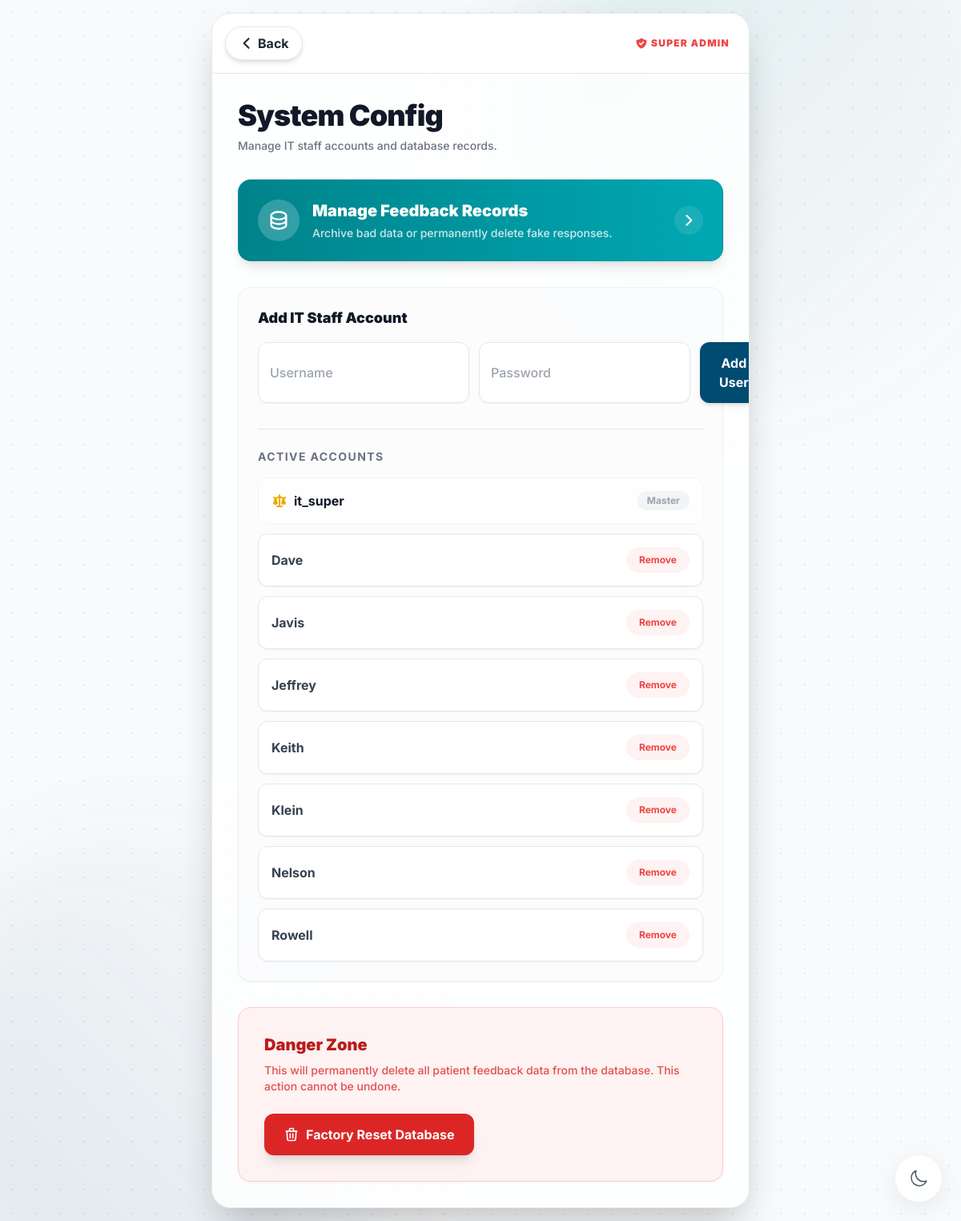
Page /settings (signed in) on the committed database.
### tables this page shows
CREATE TABLE users (
                id INTEGER PRIMARY KEY AUTOINCREMENT,
                username TEXT UNIQUE NOT NULL,
                password_hash TEXT NOT NULL
            );

### app.py (the view)
@app.route('/settings')
def system_settings():
    if session.get('username') != 'it_super': return redirect(url_for('dashboard'))
    db = get_db()
    all_users = db.execute("SELECT id, username FROM users WHERE username != 'it_super'").fetchall()
    return render_template('settings.html', users=all_users, username=session['username'])

### app.py (called while the page is built)
def get_db():
    db = getattr(g, '_database', None)
    if db is None:
        db = g._database = sqlite3.connect(DATABASE)
        db.row_factory = sqlite3.Row
    return db

@app.teardown_appcontext
def close_connection(exception):
    db = getattr(g, '_database', None)
    if db is not None: db.close()

### templates/settings.html (shortened to what this page needs)
{% extends 'base.html' %}
{% block content %}
<div class="w-full max-w-2xl glass-panel rounded-3xl overflow-hidden shadow-2xl transition-colors border border-gray-200 dark:border-gray-800">
    <div class="flex items-center justify-between px-4 py-4 border-b border-gray-200 dark:border-gray-800 bg-white/40 dark:bg-black/40 backdrop-blur-sm">
        <a href="/dashboard" class="inline-flex items-center px-4 py-2 bg-white dark:bg-slate-900 text-gray-800 dark:text-gray-200 font-bold rounded-full hover:bg-gray-50 dark:hover:bg-slate-800 transition-colors shadow-md border border-gray-200 dark:border-slate-700 active:scale-95">
            <svg class="w-5 h-5 mr-1" fill="none" stroke="currentColor" viewBox="0 0 24 24"><path stroke-linecap="round" stroke-linejoin="round" stroke-width="2.5" d="M15 19l-7-7 7-7"></path></svg>
            Back
        </a>
        <span class="text-xs font-black tracking-widest text-red-500 uppercase flex items-center pr-2">
            Super Admin
        </span>
    </div>
    <div class="p-6 md:p-8 space-y-8 text-left">
        <div>
            <h1 class="text-3xl md:text-4xl font-black text-gray-900 dark:text-white tracking-tight">System Config</h1>
            <p class="text-sm text-gray-500 dark:text-gray-400 mt-2 font-medium">Manage IT staff accounts and database records.</p>
        </div>
        <a href="/manage_records" class="flex items-center gap-4 bg-gradient-to-r from-amcteal to-[#00a8b3] text-white p-5 md:p-6 rounded-2xl shadow-lg hover:shadow-amcteal/40 active:scale-95 transition-all group border border-amcteal/50">
            <div class="bg-white/20 p-3 rounded-full flex-shrink-0">
                <svg class="w-6 h-6 md:w-7 md:h-7" fill="none" stroke="currentColor" viewBox="0 0 24 24"><path stroke-linecap="round" stroke-linejoin="round" stroke-width="2" d="M4 7v10c0 2.21 3.582 4 8 4s8-1.79 8-4V7M4 7c0 2.21 3.582 4 8 4s8-1.79 8-4M4 7c0-2.21 3.582-4 8-4s8 1.79 8 4m0 5c0 2.21-3.582 4-8 4s-8-1.79-8-4"></path></svg>
            </div>
            <div class="flex-grow">
                <h3 class="text-lg md:text-xl font-black mb-1">Manage Feedback Records</h3>
                <p class="text-xs md:text-sm text-white/80 font-medium leading-snug">Archive bad data or permanently delete fake responses.</p>
            </div>
            <div class="flex-shrink-0 bg-white/10 p-2 rounded-full group-hover:bg-white/20 transition-colors">
                <svg class="w-5 h-5" fill="none" stroke="currentColor" viewBox="0 0 24 24"><path stroke-linecap="round" stroke-linejoin="round" stroke-width="2.5" d="M9 5l7 7-7 7"></path></svg>
            </div>
        </a>
        <div class="bg-gray-50/50 dark:bg-black/20 border border-gray-200/50 dark:border-gray-800/50 rounded-2xl p-6 text-left shadow-sm">
            <h3 class="text-lg font-black text-gray-900 dark:text-white mb-4">Add IT Staff Account</h3>
            <form method="POST" action="/add_user" class="flex flex-col md:flex-row gap-3">
                <input type="text" name="username" placeholder="Username" required class="flex-1 p-3.5 bg-white dark:bg-slate-900 border border-gray-200 dark:border-slate-700 rounded-xl focus:ring-2 focus:ring-amcprimary outline-none font-medium shadow-sm text-gray-900 dark:text-white">
                <input type="password" name="password" placeholder="Password" required class="flex-1 p-3.5 bg-white dark:bg-slate-900 border border-gray-200 dark:border-slate-700 rounded-xl focus:ring-2 focus:ring-amcprimary outline-none font-medium shadow-sm text-gray-900 dark:text-white">
                <button type="submit" class="bg-amcprimary text-white px-6 py-3.5 rounded-xl font-bold btn-premium shadow-md">Add User</button>
            </form>
            <div class="mt-8 pt-6 border-t border-gray-200 dark:border-gray-700">
                <h3 class="text-sm font-bold text-gray-500 uppercase tracking-widest mb-4">Active Accounts</h3>
                <div class="space-y-3">
                    <div class="flex justify-between items-center p-4 bg-white/50 dark:bg-black/50 rounded-xl border border-gray-100 dark:border-gray-800">
                        <span class="font-bold text-gray-900 dark:text-white flex items-center">
                            it_super
                        </span>
                        <span class="text-xs font-bold text-gray-400 bg-gray-100 dark:bg-gray-800 px-3 py-1 rounded-full">Master</span>
                    </div>
                    {% for user in users %}
                    <div class="flex justify-between items-center p-4 bg-white dark:bg-slate-900 rounded-xl border border-gray-200 dark:border-slate-700 shadow-sm">
                        <span class="font-bold text-gray-700 dark:text-gray-300">{{ user.username }}</span>
                        <a href="/delete_user/{{ user.id }}" class="text-xs font-bold text-red-500 bg-red-50 dark:bg-red-900/20 px-4 py-2 rounded-full hover:bg-red-100 btn-premium" data-username="{{ user.username }}" onclick="return confirm('Are you sure you want to permanently delete the account: ' + this.getAttribute('data-username') + '?');">Remove</a>
                    </div>
                    {% endfor %}
                </div>
            </div>
        </div>
        <div class="bg-red-50 dark:bg-red-900/10 border border-red-200 dark:border-red-900/50 rounded-2xl p-6 md:p-8 relative overflow-hidden text-left shadow-sm">
            <h3 class="text-xl font-black text-red-700 dark:text-red-400 mb-2">Danger Zone</h3>
            <p class="text-sm text-red-600/80 dark:text-red-400/80 mb-6 font-medium">This will permanently delete all patient feedback data from the database. This action cannot be undone.</p>
            <button onclick="document.getElementById('resetModal').classList.remove('hidden')" class="bg-red-600 text-white px-6 py-3.5 rounded-xl font-bold btn-premium shadow-lg hover:bg-red-700 w-full md:w-auto text-center flex items-center justify-center gap-2">
                <svg class="w-5 h-5" fill="none" stroke="currentColor" viewBox="0 0 24 24"><path stroke-linecap="round" stroke-linejoin="round" stroke-width="2" d="M19 7l-.867 12.142A2 2 0 0116.138 21H7.862a2 2 0 01-1.995-1.858L5 7m5 4v6m4-6v6m1-10V4a1 1 0 00-1-1h-4a1 1 0 00-1 1v3M4 7h16"></path></svg>
                Factory Reset Database
            </button>
        </div>
    </div>
</div>
{% endblock %}

### templates/base.html (style rules this page uses)
* { -webkit-tap-highlight-color: transparent; }
:root { color-scheme: light; }
body { transition: background-color 0.3s ease, color 0.3s ease; }
.glass-panel { background: rgba(255, 255, 255, 0.85); backdrop-filter: blur(24px); border: 1px solid rgba(255,255,255,0.6); box-shadow: 0 8px 32px rgba(0,0,0,0.08); }
.btn-premium { transition: all 0.2s cubic-bezier(0.4, 0, 0.2, 1); }
.bg-grid { background-image: radial-gradient(rgba(0, 75, 114, 0.1) 1px, transparent 1px); background-size: 30px 30px; }

### rows in the picture
users: username "Dave"
users: username "Javis"
users: username "Jeffrey"
users: username "Keith"
users: username "Klein"
users: username "Nelson"
users: username "Rowell"
